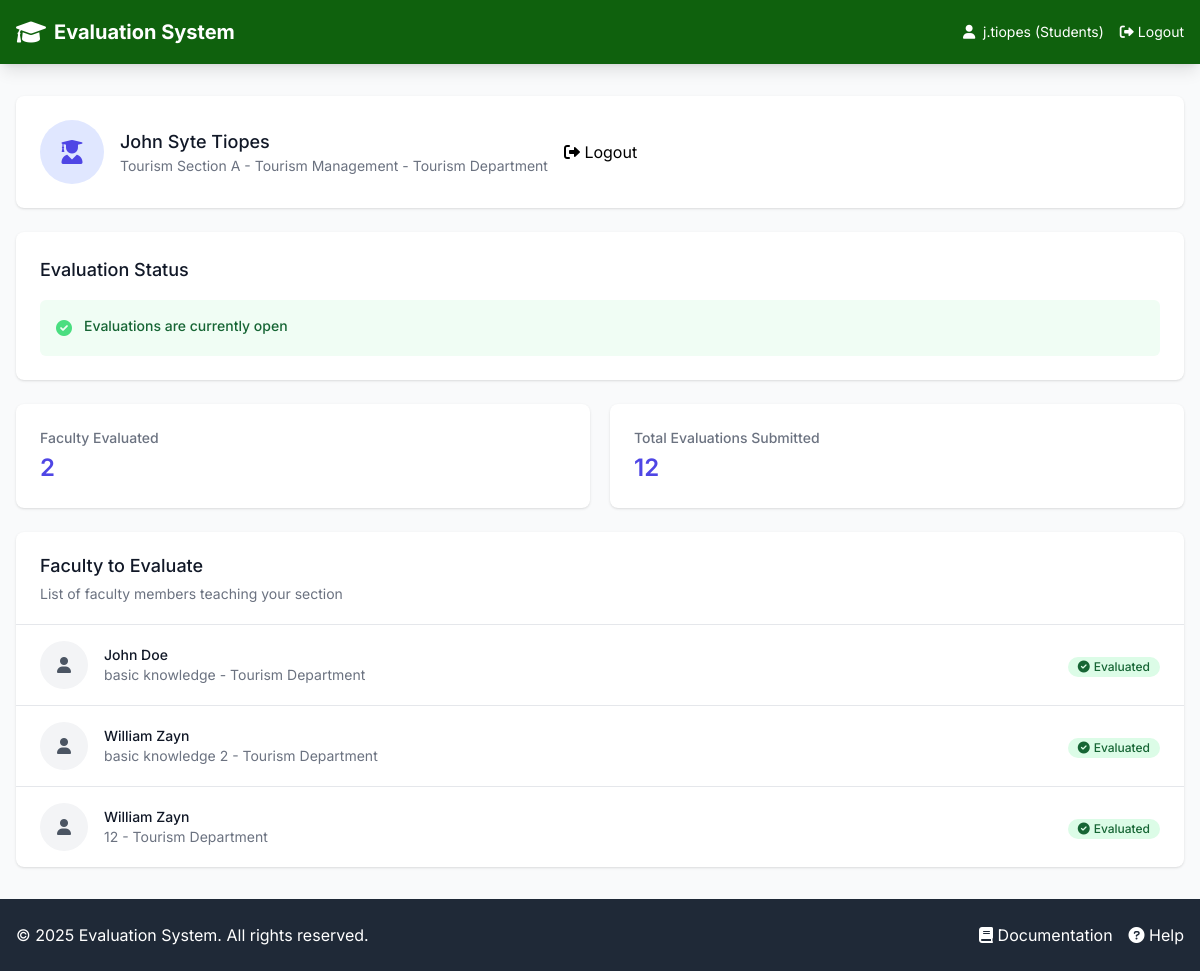
Page /students/index.php (signed in) on the committed database.
### tables this page shows
CREATE TABLE `students` (
  `student_id` int(11) NOT NULL,
  `name` varchar(100) NOT NULL,
  `section_id` int(11) NOT NULL,
  `username` varchar(50) NOT NULL,
  `password` varchar(255) NOT NULL
);

CREATE TABLE `section` (
  `section_id` int(11) NOT NULL,
  `section_name` varchar(50) NOT NULL,
  `course_id` int(11) NOT NULL
);

CREATE TABLE `course` (
  `course_id` int(11) NOT NULL,
  `course_name` varchar(100) NOT NULL,
  `department_id` int(11) NOT NULL
);

CREATE TABLE `department` (
  `department_id` int(11) NOT NULL,
  `department_name` varchar(100) NOT NULL
);

CREATE TABLE `faculty` (
  `faculty_id` int(11) NOT NULL,
  `name` varchar(100) NOT NULL,
  `department_id` int(11) NOT NULL,
  `email` varchar(100) NOT NULL
);

### includes/functions.php (called while the page is built, shortened)
<?php
function is_evaluation_open($conn) {
    $result = $conn->query("SELECT is_open FROM evaluation_settings ORDER BY setting_id DESC LIMIT 1");
    if ($row = $result->fetch_assoc()) {
        return $row['is_open'];
    }
    return true;
}
?>

### students/index.php (the view, shortened to what this page needs)
<?php
include '../includes/header.php';
include '../includes/functions.php';
$student_id = $_SESSION['user_id'];
$stmt = $conn->prepare("
    SELECT s.*, sec.section_name, c.course_name, d.department_name
    FROM students s
    JOIN section sec ON s.section_id = sec.section_id
    JOIN course c ON sec.course_id = c.course_id
    JOIN department d ON c.department_id = d.department_id
    WHERE s.student_id = ?
");
$stmt->bind_param("i", $student_id);
$stmt->execute();
$student = $stmt->get_result()->fetch_assoc();
$stmt = $conn->prepare("
    SELECT DISTINCT f.faculty_id, f.name as faculty_name, f.email,
           d.department_name, fs.subject_name,
           CASE WHEN e.evaluation_id IS NOT NULL THEN 1 ELSE 0 END as is_evaluated
    FROM faculty_subjects fs
    JOIN faculty f ON fs.faculty_id = f.faculty_id
    JOIN department d ON f.department_id = d.department_id
    JOIN section s ON fs.section_id = s.section_id
    LEFT JOIN evaluation e ON f.faculty_id = e.faculty_id AND e.student_id = ?
    WHERE s.section_id = ?
    ORDER BY f.name
");
$stmt->bind_param("ii", $student_id, $student['section_id']);
$stmt->execute();
$faculty_to_evaluate = $stmt->get_result();
$stmt = $conn->prepare("
    SELECT COUNT(*) as total_evaluations,
           COUNT(DISTINCT faculty_id) as faculty_evaluated
    FROM evaluation
    WHERE student_id = ?
");
$stmt->bind_param("i", $student_id);
$stmt->execute();
$stats = $stmt->get_result()->fetch_assoc();
$evaluations_open = is_evaluation_open($conn);
?>
<div class="space-y-6">
    <div class="bg-white shadow rounded-lg overflow-hidden">
        <div class="px-4 py-5 sm:p-6">
            <div class="flex items-center space-x-4">
                <div class="flex-shrink-0">
                    <div class="h-16 w-16 rounded-full bg-indigo-100 flex items-center justify-center">
                        <i class="fas fa-user-graduate text-2xl text-indigo-600"></i>
                    </div>
                </div>
                <div>
                    <h3 class="text-lg font-medium text-gray-900">
                        <?php echo htmlspecialchars($student['name']); ?>
                    </h3>
                    <p class="text-sm text-gray-500">
                        <?php echo htmlspecialchars($student['section_name']); ?> -
                        <?php echo htmlspecialchars($student['course_name']); ?> -
                        <?php echo htmlspecialchars($student['department_name']); ?>
                    </p>
                </div>
                <div class="ml-auto">
                    <a href="../logout.php" class="btn-secondary">
                        <i class="fas fa-sign-out-alt"></i> Logout
                    </a>
                </div>
            </div>
        </div>
    </div>
    <div class="bg-white shadow rounded-lg overflow-hidden">
        <div class="px-4 py-5 sm:p-6">
            <h3 class="text-lg font-medium text-gray-900">Evaluation Status</h3>
            <div class="mt-4">
                <?php if ($evaluations_open): ?>
                    <div class="rounded-md bg-green-50 p-4">
                        <div class="flex">
                            <div class="flex-shrink-0">
                                <i class="fas fa-check-circle text-green-400"></i>
                            </div>
                            <div class="ml-3">
                                <p class="text-sm font-medium text-green-800">
                                    Evaluations are currently open
                                </p>
                            </div>
                        </div>
                    </div>
                <?php endif; ?>
            </div>
        </div>
    </div>
    <div class="grid grid-cols-1 gap-5 sm:grid-cols-2">
        <div class="bg-white shadow rounded-lg overflow-hidden">
            <div class="px-4 py-5 sm:p-6">
                <dt class="text-sm font-medium text-gray-500">Faculty Evaluated</dt>
                <dd class="mt-1 flex justify-between items-baseline md:block lg:flex">
                    <div class="flex items-baseline text-2xl font-semibold text-indigo-600">
                        <?php echo $stats['faculty_evaluated']; ?>
                    </div>
                </dd>
            </div>
        </div>
        <div class="bg-white shadow rounded-lg overflow-hidden">
            <div class="px-4 py-5 sm:p-6">
                <dt class="text-sm font-medium text-gray-500">Total Evaluations Submitted</dt>
                <dd class="mt-1 flex justify-between items-baseline md:block lg:flex">
                    <div class="flex items-baseline text-2xl font-semibold text-indigo-600">
                        <?php echo $stats['total_evaluations']; ?>
                    </div>
                </dd>
            </div>
        </div>
    </div>
    <div class="bg-white shadow rounded-lg overflow-hidden">
        <div class="px-4 py-5 sm:px-6">
            <h3 class="text-lg font-medium text-gray-900">Faculty to Evaluate</h3>
            <p class="mt-1 text-sm text-gray-500">
                List of faculty members teaching your section
            </p>
        </div>
        <div class="border-t border-gray-200">
            <ul role="list" class="divide-y divide-gray-200">
                <?php if ($faculty_to_evaluate->num_rows > 0): ?>
                    <?php while ($faculty = $faculty_to_evaluate->fetch_assoc()): ?>
                        <li class="px-4 py-4 sm:px-6">
                            <div class="flex items-center justify-between">
                                <div class="flex items-center">
                                    <div class="flex-shrink-0">
                                        <div class="h-12 w-12 rounded-full bg-gray-100 flex items-center justify-center">
                                            <i class="fas fa-user text-gray-600"></i>
                                        </div>
                                    </div>
                                    <div class="ml-4">
                                        <h4 class="text-sm font-medium text-gray-900">
                                            <?php echo htmlspecialchars($faculty['faculty_name']); ?>
                                        </h4>
                                        <p class="text-sm text-gray-500">
                                            <?php echo htmlspecialchars($faculty['subject_name']); ?> -
                                            <?php echo htmlspecialchars($faculty['department_name']); ?>
                                        </p>
                                    </div>
                                </div>
                                <div>
                                    <?php if ($faculty['is_evaluated']): ?>
                                        <span class="inline-flex items-center px-2.5 py-0.5 rounded-full text-xs font-medium bg-green-100 text-green-800">
                                            <i class="fas fa-check-circle mr-1"></i> Evaluated
                                        </span>
                                    <?php endif; ?>
                                </div>
                            </div>
                        </li>
                    <?php endwhile; ?>
                <?php else: ?>
                    <li class="px-4 py-4 sm:px-6 text-center text-gray-500">
                        No faculty members found for your section
                    </li>
                <?php endif; ?>
            </ul>
        </div>
    </div>
</div>
<?php include '../includes/footer.php'; ?>

### includes/header.php (style rules this page uses)
body { font-family: 'Inter', sans-serif; }

### rows in the picture
students: name "John Syte Tiopes", section.section_name "Tourism Section A", course.course_name "Tourism Management", department.department_name "Tourism Department"
faculty: name "John Doe", subject_name "basic knowledge", department.department_name "Tourism Department"
faculty: name "William Zayn", subject_name "basic knowledge 2", department.department_name "Tourism Department", subject_name "12"

### other values in the picture
$_SESSION['username'] "j.tiopes"
$_SESSION['user_type'] "Students"
$stats['faculty_evaluated'] "2"
$stats['total_evaluations'] "12"
